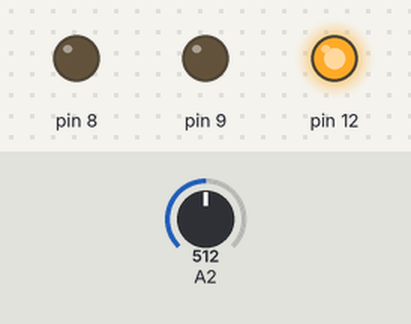
This sketch was run on a simulated Arduino Uno, built with avr-gcc and run on an emulated ATmega328P. Parts: output pins drawn as LEDs (lit = HIGH). Inputs (shaded band) come from the test bench; at power-on: A2 = 512.

Above: at 0.1 s.
Timing chart, 0 to 1.6 s (numbered marks = the images above):
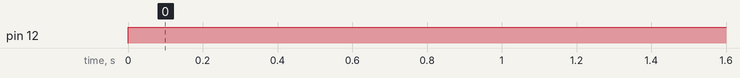

The sketch:

laser_system_security.ino
```cpp
int i,j;
float myV;
void setup() {

pinMode(12,OUTPUT);
pinMode(8,OUTPUT);
pinMode(9,OUTPUT);
pinMode(A2,INPUT);

}
void loop() {
digitalWrite(12,HIGH);
j=analogRead(A2);
myV=(5.0/1023.0)*j;

if(myV>5){

  digitalWrite(8,HIGH);
  tone(9,1000);
  delay(200);
  tone(9,0);
  delay(200);
 }


}
```

Measured:
- by itself, pin 12: LOW → HIGH at 0.00 s
